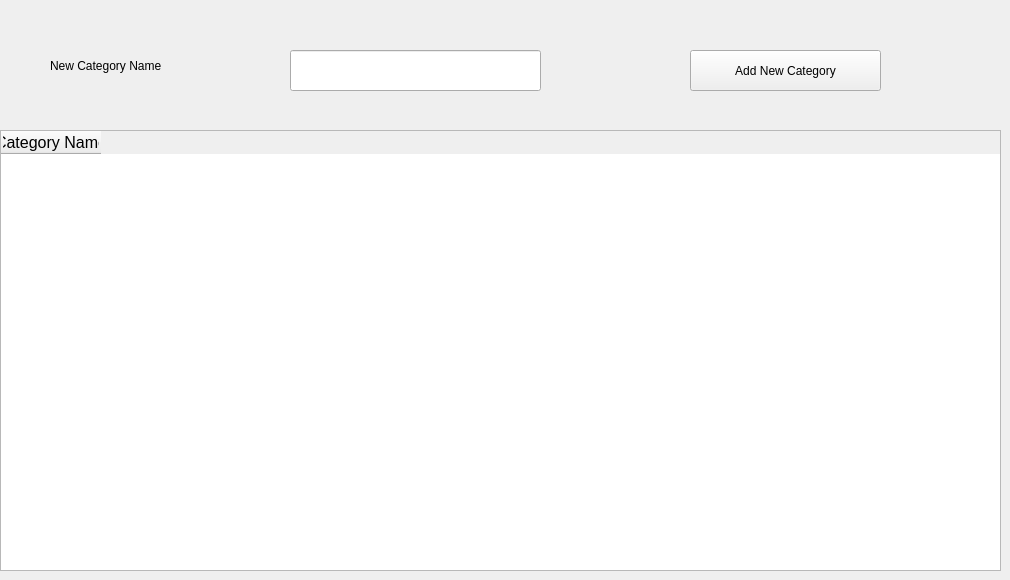
      <widget class="QWidget" name="tab_7">
       <attribute name="title">
        <string>Categories</string>
       </attribute>
       <widget class="QLabel" name="label_24">
        <property name="geometry">
         <rect>
          <x>50</x>
          <y>50</y>
          <width>211</width>
          <height>31</height>
         </rect>
        </property>
        <property name="text">
         <string>New Category Name</string>
        </property>
       </widget>
       <widget class="QLineEdit" name="lineEdit_22">
        <property name="geometry">
         <rect>
          <x>290</x>
          <y>50</y>
          <width>251</width>
          <height>41</height>
         </rect>
        </property>
       </widget>
       <widget class="QPushButton" name="pushButton_15">
        <property name="geometry">
         <rect>
          <x>690</x>
          <y>50</y>
          <width>191</width>
          <height>41</height>
         </rect>
        </property>
        <property name="text">
         <string>Add New Category</string>
        </property>
       </widget>
       <widget class="QTableWidget" name="tableWidget_3">
        <property name="geometry">
         <rect>
          <x>0</x>
          <y>130</y>
          <width>1001</width>
          <height>441</height>
         </rect>
        </property>
        <property name="font">
         <font>
          <pointsize>12</pointsize>
         </font>
        </property>
        <column>
         <property name="text">
          <string>Category Name</string>
         </property>
        </column>
       </widget>
      </widget>
